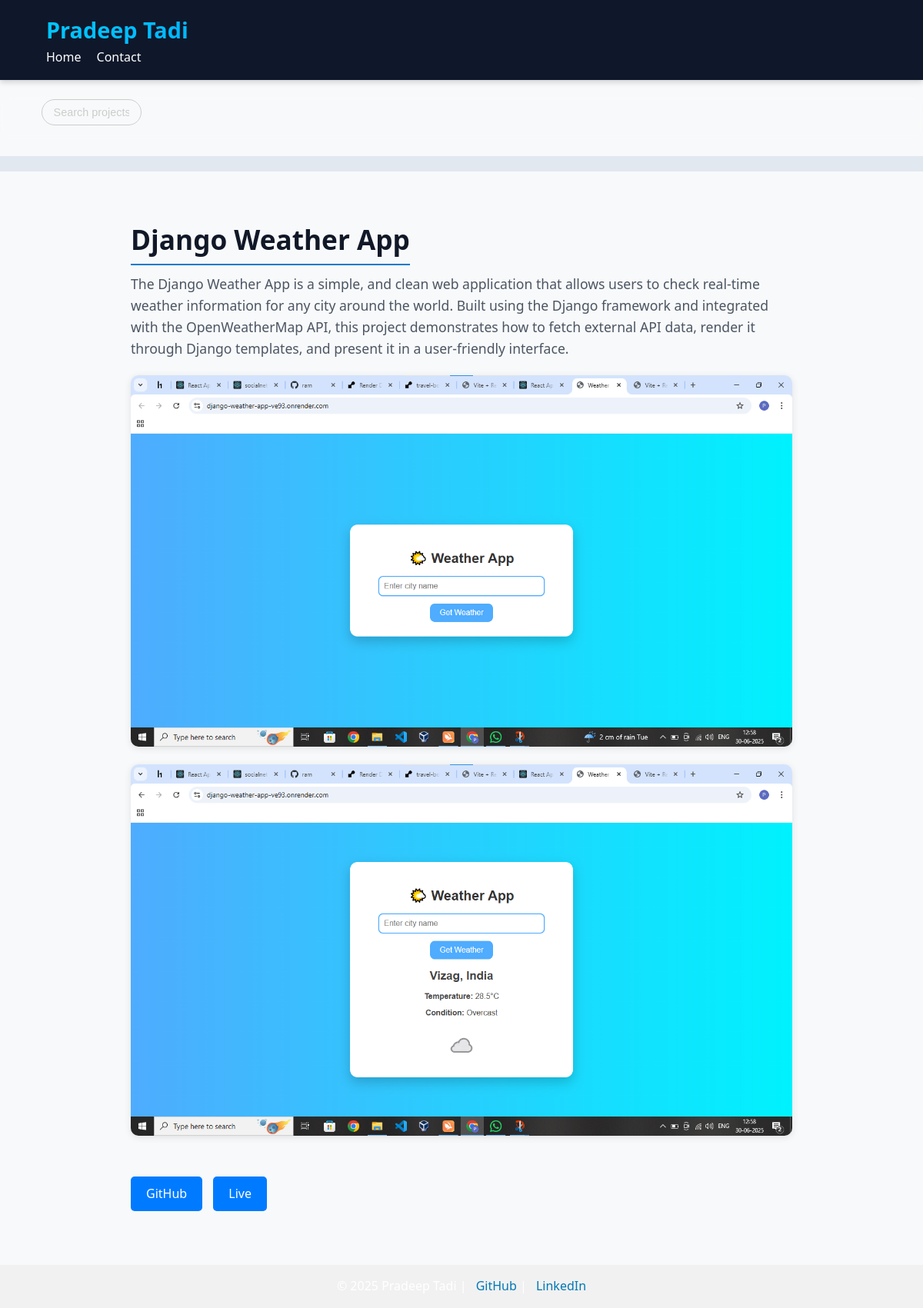
/projects/1/, run on the app's committed database.
### project/models.py (models this page shows, shortened)
class Project(models.Model):
    title = models.CharField(max_length=200)
    description = models.TextField()
    github_url = models.URLField(blank=True)
    live_url = models.URLField(blank=True)
    video = models.FileField(upload_to='videos/', blank=True, null=True)
    created_at = models.DateTimeField(auto_now_add=True)

class ProjectImage(models.Model):
    project = models.ForeignKey(Project, related_name='images', on_delete=models.CASCADE)
    image = models.ImageField(upload_to='project_images/')
    caption = models.CharField(max_length=255, blank=True)

### project/views.py (the view)
# urls.py: path('<int:pk>/', views.project_detail, name='project_detail'),
def project_detail(request, pk):
    project = get_object_or_404(Project, pk=pk)
    return render(request, 'project_detail.html', {'project': project})

### templates/project_detail.html (shortened to what this page needs)
{% load static %}
<!DOCTYPE html>
<html lang="en">
<head>
  <link rel="stylesheet" href="{% static 'css/style.css' %}">
  <link rel="stylesheet" href="{% static 'css/project_detail.css' %}">
</head>
<body>
<nav class="navbar">
  <div class="container">
    <div class="logo">Pradeep Tadi</div>
    <ul class="nav-links">
      <li><a href="/">Home</a></li>
      <li><a href="#contact">Contact</a></li>
    </ul>
  </div>
</nav>
<div class="search-bar">
  <form method="get" action="/">
    <input type="text" name="q" placeholder="Search projects..." value="{{ request.GET.q }}">
  </form>
</div>
<div class="scroll-container">
</div>
<div class="detail-container">
  <h1>{{ project.title }}</h1>
  <p>{{ project.description }}</p>
  <div class="detail-media">
    {% for img in project.images.all %}
      <img src="{{ img.image.url }}" alt="{{ project.title }} Image">
    {% endfor %}
  </div>
  <div class="project-links">
    {% if project.github_url %}<a href="{{ project.github_url }}" class="btn" target="_blank">GitHub</a>{% endif %}
    {% if project.live_url %}<a href="{{ project.live_url }}" class="btn" target="_blank">Live</a>{% endif %}
  </div>
</div>
<footer>
  <div class="container">
    <p>© 2025 Pradeep Tadi |
      <a href="https://github.com/Pradeeptadi" target="_blank">GitHub</a> |
      <a href="https://www.linkedin.com/in/pradeep-tadi-025682289/" target="_blank">LinkedIn</a>
    </p>
  </div>
</footer>
</body>
</html>

### static/css/style.css (style rules this page uses)
* { margin: 0; padding: 0; box-sizing: border-box; }
body { font-family: 'Segoe UI', Tahoma, Geneva, Verdana, sans-serif; background-color: #fdfdfd; color: #222; line-height: 1.6; }
.container { width: 90%; max-width: 1200px; margin: 0 auto; }
.navbar { background-color: #0f172a; color: white; padding: 16px 0; box-shadow: 0 2px 8px rgba(0, 0, 0, 0.2); position: sticky; top: 0; z-index: 1000; }
.logo { font-size: 1.8rem; font-weight: bold; background: linear-gradient(to right, #00c6ff, #0072ff); -webkit-background-clip: text; -webkit-text-fill-color: transparent; animation: glow 3s ease-in-out infinite alternate; }
.nav-links { list-style: none; display: flex; gap: 20px; }
.nav-links a { color: white; text-decoration: none; font-weight: 500; transition: color 0.3s; }
.search-bar { display: flex; gap: 6px; background-color: rgba(255, 255, 255, 0.1); padding: 5px 10px; border-radius: 20px; backdrop-filter: blur(5px); }
.search-bar input[type="text"] { border: none; background: transparent; color: white; font-size: 0.9rem; padding: 5px; width: 120px; outline: none; }
.search-bar input::placeholder { color: #ccc; }
html, body { width: 100%; overflow-x: hidden; }
.project-links a, .btn { display: inline-block; margin-top: 10px; padding: 8px 12px; background-color: #007bff; color: white; text-decoration: none; border-radius: 5px; }
form input, form textarea { width: 100%; padding: 12px; margin-bottom: 15px; border: 1px solid #ccc; border-radius: 6px; font-size: 1rem; }
footer { background: #1e1e2f; color: white; text-align: center; padding: 20px; margin-top: 30px; }
footer a { color: #00cfff; text-decoration: none; margin-left: 8px; }

### static/css/project_detail.css (style rules this page uses)
body { font-family: 'Segoe UI', sans-serif; background-color: #f8f9fa; margin: 0; padding: 0; color: #333; }
.detail-container { max-width: 900px; margin: auto; padding: 30px 20px; }
.detail-container h1 { font-size: 2.2rem; margin-bottom: 10px; color: #111827; border-bottom: 2px solid #007acc; display: inline-block; padding-bottom: 4px; }
.detail-container p { font-size: 1.1rem; line-height: 1.6; color: #4b5563; }
.detail-media { margin: 20px 0; }
.detail-media img, .detail-media video { width: 100%; border-radius: 10px; margin-bottom: 15px; box-shadow: 0 2px 10px rgba(0, 0, 0, 0.1); }
.project-links { margin-top: 20px; }
.project-links a.btn { display: inline-block; padding: 10px 20px; background-color: #007bff; color: white; text-decoration: none; margin-right: 10px; border-radius: 5px; transition: background-color 0.3s ease; }
.search-bar { text-align: center; margin: 20px auto; }
.search-bar input[type="text"] { padding: 8px 15px; width: 60%; border-radius: 25px; border: 1px solid #ccc; outline: none; }
.scroll-container { display: flex; overflow-x: auto; gap: 15px; padding: 10px 20px; background-color: #e2e8f0; margin-bottom: 30px; scroll-behavior: smooth; }
footer { background-color: #f1f1f1; padding: 15px 0; text-align: center; margin-top: 40px; }
footer a { color: #0077b6; text-decoration: none; }

### data on the page
Project: title "Django Weather App", description "The Django Weather App is a simple, and clean web application that allows users to check real-time weather information for any city around the world. Built using the Django framework and integrated with the OpenWeatherMap API, this project demonstrates how to fetch external API data, render it through Django templates, and present it in a user-friendly interface."
ProjectImage: image (picture)
ProjectImage: image (picture)
